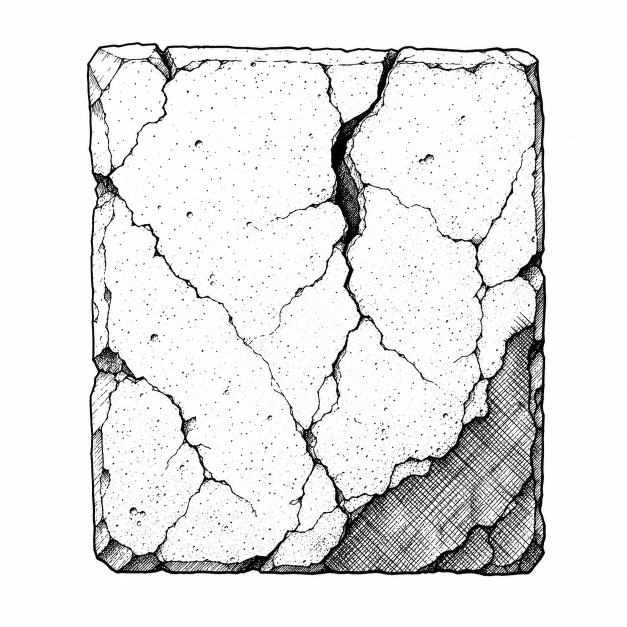
#> input picture examples/probe_cracked_stone_slab.png, 1254 x 1254 px (shown at 1/2 size)
$ python -i sprite_parts.py   (imports and definitions only)
#> lines starting #> are read from the running program, lines starting #| are printed output that depends on the picture; after the words box and inside, x2 and y2 are one past the last pixel; in counts of white or black regions, pixels touching at a corner belong together
### glyph_lab/ascii_glyph_renderer.py
from __future__ import annotations

from collections import Counter
from pathlib import Path
from typing import Any
import json

from PIL import Image

from .ascii_bridge import resolve_ascii_char
from .atlas import load_atlas_stamps
from .schema import CELL_SIZE, load_glyphs


DEFAULT_EDGE_ALIASES = {"─": "-", "│": "|"}
GATE_MODES = {"alpha", "black", "luminance", "border-difference", "sample-colors"}
INK_MODES = {"atlas", "solid", "sampled", "sampled-local", "threshold-sampled"}


# [284 lines left out: functions render_ascii_glyphs, image_gate_mask, write_gate_mask, _single_cell_size, _resolve_token, not called in this run]


def _load_json(path: str | Path) -> dict[str, Any]:
    with Path(path).open("r", encoding="utf-8") as handle:
        return json.load(handle)


# [200 lines left out: functions _load_sample_colors, _validate_include_boxes, _apply_include_boxes, _sample_rgb_grid, _sample_local_rgb_grid, _sample_threshold_rgb_grid and 3 more, not called in this run]


def _average_rgb(colors: list[tuple[int, int, int]]) -> tuple[int, int, int]:
    return tuple(int(round(sum(color[channel] for color in colors) / len(colors))) for channel in range(3))


def _median_rgb(colors: list[tuple[int, int, int]]) -> tuple[int, int, int]:
    return tuple(_median([color[channel] for color in colors]) for channel in range(3))


# [63 lines left out: functions _reduce_rgb_palette_grid, _bucket_to_split, _split_color_bucket, not called in this run]


def _bucket_ranges(bucket: list[tuple[tuple[int, int, int], int]]) -> tuple[int, int, int]:
    return tuple(max(color[channel] for color, _ in bucket) - min(color[channel] for color, _ in bucket) for channel in range(3))


def _weighted_average_rgb(bucket: list[tuple[tuple[int, int, int], int]]) -> tuple[int, int, int]:
    total = sum(count for _, count in bucket)
    return tuple(int(round(sum(color[channel] * count for color, count in bucket) / total)) for channel in range(3))


def _nearest_rgb(color: tuple[int, int, int], palette: list[tuple[int, int, int]]) -> tuple[int, int, int]:
    return min(palette, key=lambda palette_color: (_rgb_distance(color, palette_color), palette_color))


# [37 lines left out: functions _ink_rgb, _tint_stamp, _parse_hex_rgb, not called in this run]


def _rgb_to_hex(rgb: tuple[int, int, int]) -> str:
    return "#{:02x}{:02x}{:02x}".format(*rgb)


def _luminance(rgb: tuple[int, int, int]) -> int:
    red, green, blue = rgb
    return int(round(0.299 * red + 0.587 * green + 0.114 * blue))


def _rgb_distance(left: tuple[int, int, int], right: tuple[int, int, int]) -> float:
    return sum((int(a) - int(b)) ** 2 for a, b in zip(left, right)) ** 0.5


def _border_median_rgb(image: Image.Image) -> tuple[int, int, int]:
    pixels = image.load()
    samples: list[tuple[int, int, int]] = []
    for x in range(image.width):
        samples.append(pixels[x, 0][:3])
        samples.append(pixels[x, image.height - 1][:3])
    for y in range(image.height):
        samples.append(pixels[0, y][:3])
        samples.append(pixels[image.width - 1, y][:3])
    return tuple(_median([sample[channel] for sample in samples]) for channel in range(3))


def _median(values: list[int]) -> int:
    ordered = sorted(values)
    return int(ordered[len(ordered) // 2])


# [50 lines left out: functions _dilate_mask, _gate_summary, not called in this run]

### glyph_lab/foreground_mask.py
from __future__ import annotations

from pathlib import Path
from typing import Any

from PIL import Image

from .ascii_glyph_renderer import _border_median_rgb, _rgb_distance


FOREGROUND_MODES = {"auto", "alpha", "background", "none"}


def foreground_mask(
    image: Image.Image,
    grid_width: int,
    grid_height: int,
    *,
    mode: str = "auto",
    alpha_threshold: int = 1,
    background_threshold: int = 28,
) -> tuple[list[list[bool]], dict[str, Any]]:
    if mode not in FOREGROUND_MODES:
        raise ValueError(f"unknown foreground mode {mode!r}; expected one of {sorted(FOREGROUND_MODES)}")
    if grid_width <= 0 or grid_height <= 0:
        raise ValueError("foreground grid size must be positive")
    if not 0 <= alpha_threshold <= 255:
        raise ValueError("foreground alpha threshold must be between 0 and 255")
    if background_threshold < 0:
        raise ValueError("foreground background threshold must be non-negative")

    rgba = image.convert("RGBA")
    resolved_mode = _resolve_mode(rgba, mode)
    if resolved_mode == "none":
        mask = [[True for _ in range(grid_width)] for _ in range(grid_height)]
        return mask, _summary(resolved_mode, alpha_threshold, background_threshold, None, mask)
    if resolved_mode == "alpha":
        sampled = rgba.resize((grid_width, grid_height), Image.Resampling.BOX)
        pixels = sampled.load()
        mask = [[pixels[x, y][3] > alpha_threshold for x in range(grid_width)] for y in range(grid_height)]
        return mask, _summary(resolved_mode, alpha_threshold, background_threshold, None, mask)

    sampled = rgba.resize((grid_width, grid_height), Image.Resampling.BOX)
    background = _border_median_rgb(sampled)
    pixels = sampled.load()
    mask = [
        [_rgb_distance(pixels[x, y][:3], background) > background_threshold for x in range(grid_width)]
        for y in range(grid_height)
    ]
    return mask, _summary(resolved_mode, alpha_threshold, background_threshold, background, mask)


def write_foreground_mask(mask: list[list[bool]], output_path: str | Path, *, scale: int = 1) -> None:
    height = len(mask)
    width = len(mask[0]) if height else 0
    image = Image.new("L", (width, height), 0)
    pixels = image.load()
    for y, row in enumerate(mask):
        for x, value in enumerate(row):
            pixels[x, y] = 255 if value else 0
    if scale > 1:
        image = image.resize((image.width * scale, image.height * scale), Image.Resampling.NEAREST)
    output = Path(output_path)
    output.parent.mkdir(parents=True, exist_ok=True)
    image.save(output)


# [4 lines left out: function mask_and, not called in this run]


def _resolve_mode(image: Image.Image, requested: str) -> str:
    if requested != "auto":
        return requested
    alpha = image.getchannel("A")
    if alpha.getextrema()[0] < 255:
        return "alpha"
    return "background"


def _summary(
    mode: str,
    alpha_threshold: int,
    background_threshold: int,
    background: tuple[int, int, int] | None,
    mask: list[list[bool]],
) -> dict[str, Any]:
    kept = sum(1 for row in mask for value in row if value)
    total = sum(len(row) for row in mask)
    return {
        "mode": mode,
        "alpha_threshold": alpha_threshold,
        "background_threshold": background_threshold,
        "background_rgb": list(background) if background is not None else None,
        "kept_cells": kept,
        "blank_cells": total - kept,
    }

### glyph_lab/color_family_layers.py
from __future__ import annotations

from pathlib import Path
from typing import Any
import colorsys
import json

from PIL import Image, ImageDraw

from .ascii_bridge import resolve_ascii_char
from .ascii_glyph_renderer import _border_median_rgb, _luminance, _median, _rgb_distance, _tint_stamp
from .atlas import load_atlas_stamps
from .foreground_mask import foreground_mask, write_foreground_mask
from .schema import load_glyphs


DEFAULT_COLOR_FAMILIES = (
    "dark",
    "brown",
    "red",
    "orange",
    "gold",
    "lime",
    "green",
    "cyan",
    "blue",
    "violet",
    "pink",
    "skin",
    "gray",
    "highlight",
)
STACK_ORDER = (
    "skin",
    "brown",
    "orange",
    "red",
    "gold",
    "lime",
    "green",
    "cyan",
    "blue",
    "violet",
    "pink",
    "gray",
    "highlight",
    "dark",
)


# [146 lines left out: functions render_color_family_layers, parse_families, not called in this run]


def classify_color_family(
    rgb: tuple[int, int, int],
    *,
    background_rgb: tuple[int, int, int],
    background_threshold: int = 28,
) -> str | None:
    if _rgb_distance(rgb, background_rgb) <= background_threshold:
        return None
    luminance = _luminance(rgb)
    hue, saturation, value = _hsv(rgb)
    if luminance < 36 or (luminance < 58 and saturation < 0.25):
        return "dark"
    if saturation < 0.16:
        return "highlight" if luminance >= 195 and _rgb_distance(rgb, background_rgb) > background_threshold else "gray"
    if (hue <= 14 or hue >= 345) and saturation >= 0.28:
        return "red"
    if 14 < hue <= 38 and saturation >= 0.45 and 75 <= luminance < 166:
        return "orange"
    if 40 <= hue <= 58 and saturation >= 0.45 and luminance >= 120:
        return "gold"
    if 58 < hue < 75 and saturation >= 0.18:
        return "lime"
    if 75 <= hue < 165 and saturation >= 0.18:
        return "green"
    if 165 <= hue < 190 and saturation >= 0.18:
        return "cyan"
    if 190 <= hue <= 255 and saturation >= 0.18:
        return "blue"
    if 255 < hue <= 320 and saturation >= 0.18:
        return "violet"
    if 320 < hue < 345 and saturation >= 0.18:
        return "pink"
    if 15 <= hue <= 42 and 0.18 <= saturation <= 0.66 and luminance >= 150:
        return "skin"
    if 12 <= hue <= 58 and saturation >= 0.16:
        return "brown"
    if luminance >= 205 and value >= 0.72:
        return "highlight"
    if saturation < 0.24:
        return "gray"
    return None


# [150 lines left out: functions _family_grids, _render_color_grid_layer, _render_mask_layer, _average_family_rgb, _write_contact_sheet, _write_mask and 1 more, not called in this run]


def _mask_count(mask: list[list[bool]]) -> int:
    return sum(1 for row in mask for value in row if value)


def _median_rgb(colors: list[tuple[int, int, int]]) -> tuple[int, int, int]:
    return tuple(_median([color[channel] for color in colors]) for channel in range(3))


def _hex_rgb(rgb: tuple[int, int, int]) -> str:
    return "#{:02x}{:02x}{:02x}".format(*rgb)


def _hsv(rgb: tuple[int, int, int]) -> tuple[float, float, float]:
    red, green, blue = (channel / 255.0 for channel in rgb)
    hue, saturation, value = colorsys.rgb_to_hsv(red, green, blue)
    return hue * 360.0, saturation, value


# [15 lines left out: functions _source_span, _resolve_token, not called in this run]


def _load_json(path: str | Path) -> dict[str, Any]:
    with Path(path).open("r", encoding="utf-8") as handle:
        return json.load(handle)


# [4 lines left out: function _write_json, not called in this run]

### glyph_lab/sprite_parts.py
from __future__ import annotations

from pathlib import Path
from typing import Any
import json

from PIL import Image, ImageDraw

from .ascii_glyph_renderer import _border_median_rgb, _luminance, _median, _rgb_distance
from .color_family_layers import classify_color_family
from .foreground_mask import FOREGROUND_MODES, foreground_mask, write_foreground_mask


DEFAULT_PARTS = ("outline", "hair", "skin", "clothing", "leather", "metal", "gold", "highlight")
PART_STACK_ORDER = ("skin", "hair", "leather", "clothing", "metal", "gold", "highlight", "outline")
PART_COLORS = {
    "outline": (0, 0, 0),
    "hair": (92, 55, 25),
    "skin": (226, 163, 92),
    "clothing": (40, 72, 140),
    "leather": (112, 68, 28),
    "metal": (128, 138, 142),
    "gold": (210, 160, 45),
    "highlight": (235, 235, 225),
}


def classify_sprite_parts(
    image_path: str | Path,
    output_dir: str | Path,
    *,
    grid_width: int = 128,
    grid_height: int = 128,
    foreground_mode: str = "auto",
    foreground_alpha_threshold: int = 1,
    foreground_background_threshold: int = 28,
    background_threshold: int = 28,
    min_cell_coverage: float = 0.14,
    scale: int = 2,
) -> dict[str, Any]:
#> called with image_path = '../examples/probe_cracked_stone_slab.png', output_dir = 'out.png', grid_width = 128, grid_height = 128, foreground_mode = 'auto', foreground_alpha_threshold = 1, foreground_background_threshold = 28, background_threshold = 28
    if grid_width <= 0 or grid_height <= 0:
        raise ValueError("grid width and height must be positive")
    if foreground_mode not in FOREGROUND_MODES:
        raise ValueError(f"unknown foreground mode {foreground_mode!r}; expected one of {sorted(FOREGROUND_MODES)}")
    if not 0.0 < min_cell_coverage <= 1.0:
        raise ValueError("min cell coverage must be greater than 0 and at most 1")
    if scale < 1:
        raise ValueError("scale must be at least 1")

    output = Path(output_dir)
    masks_dir = output / "masks"
    color_dir = output / "colorized"
    composites_dir = output / "composites"
    for directory in (masks_dir, color_dir, composites_dir):
        directory.mkdir(parents=True, exist_ok=True)

    with Image.open(image_path) as source:
#> source is the input picture: PIL image 1254x1254 RGB; mean R, G, B 231.6, 231.6, 231.7
        source_image = source.convert("RGBA")
    sampled = source_image.resize((grid_width, grid_height), Image.Resampling.BOX)
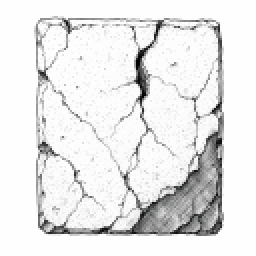
#> sampled: PIL image 128x128 RGBA (shown 2 times larger); mean R, G, B, A 231.5, 231.6, 231.6, 255
    background = _border_median_rgb(sampled)
#> after the loop in _border_median_rgb, `for x in range(image.width):`: samples = 256 items, first 6: (254, 254, 254), (254, 254, 254), (254, 254, 254), (254, 254, 254), (254, 254, 254), (254, 254, 254)
#> after the loop in _border_median_rgb, `for y in range(image.height):`: samples = 512 items, first 6: (254, 254, 254), (254, 254, 254), (254, 254, 254), (254, 254, 254), (254, 254, 254), (254, 254, 254)
#> in _median, `ordered = sorted(values)`: ordered = 512 values from 253 to 254
#> background = (254, 254, 254)
    foreground, foreground_summary = foreground_mask(
        source_image,
        grid_width,
        grid_height,
        mode=foreground_mode,
        alpha_threshold=foreground_alpha_threshold,
        background_threshold=foreground_background_threshold,
    )
#> in foreground_mask, `resolved_mode = _resolve_mode(rgba, mode)`: resolved_mode = 'background'
#> in foreground_mask, `background = _border_median_rgb(sampled)`: background = (254, 254, 254)
#> in foreground_mask, `mask = [ [_rgb_distance(pixels[x, y][:3], background) > background_thr..`: mask = 128 items
#> in _summary, `kept = sum(1 for row in mask for value in row if value)`: kept = 3695
#> in _summary, `total = sum(len(row) for row in mask)`: total = 16384
#> foreground = 128 items; foreground_summary = {'mode': 'background', 'alpha_threshold': 1, 'background_threshold': 28, 'background_rgb': [254, 254, 254], 'kept_cells': 3695, 'blank_cells': 12689}
    foreground_mask_path = masks_dir / "foreground_mask.png"
    write_foreground_mask(foreground, foreground_mask_path, scale=scale)
#> in write_foreground_mask, `height = len(mask)`: height = 128
#> the loop in write_foreground_mask, `for y, row in enumerate(mask):` made 128 passes
#> in write_foreground_mask, `image = image.resize((image.width * scale, image.height * scale), Imag..`:
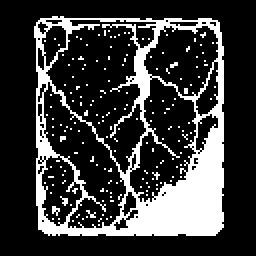
#> image: PIL image 256x256 L; 22.6% white; 175 white regions (164 under 20 px), largest, box (x1, y1, x2, y2) and area: (34, 16, 224, 236) 13636, (52, 206, 60, 216) 48, (60, 196, 68, 206) 40
    occupied_bbox = _mask_bbox(foreground)
#> in _mask_bbox, `points = [(x, y) for y, row in enumerate(mask) for x, value in enumera..`: points = 3695 pairs, first value 17 to 111, second value 8 to 117
#> in _mask_bbox, `xs = [point[0] for point in points]`: xs = 3695 values, max 111 at index 488, min 17 at index 231, mean 71.36
#> in _mask_bbox, `ys = [point[1] for point in points]`: ys = 3695 values from 8 to 117
#> occupied_bbox = (17, 8, 111, 117)

    family_grid = _sample_family_grid(
        source_image,
        grid_width,
        grid_height,
        foreground,
        background,
        background_threshold,
        min_cell_coverage,
        foreground_summary["mode"] != "alpha",
    )
#> the loop in _sample_family_grid, `for grid_y in range(grid_height):` made 128 passes
    part_grid = _classify_part_grid(family_grid, occupied_bbox)
#> the loop in _classify_part_grid, `for y, row in enumerate(family_grid):` made 128 passes
    masks = {
        part: [[part_grid[y][x]["part"] == part for x in range(grid_width)] for y in range(grid_height)]
        for part in DEFAULT_PARTS
    }

    layers = []
    rendered_layers: dict[str, Image.Image] = {}
    for part in DEFAULT_PARTS:
        mask = masks[part]
        mask_path = masks_dir / f"{part}_mask.png"
        color_path = color_dir / f"{part}_color.png"
        _write_mask(mask, mask_path, scale=scale)
        color_image = _render_part_layer(part_grid, part)
        rendered_layers[part] = color_image
        _save_scaled(color_image, color_path, scale)
        components = _connected_components(mask)
        layers.append(
            {
                "part": part,
                "cells": _mask_count(mask),
                "average_rgb": list(_average_part_rgb(part_grid, part)) if _average_part_rgb(part_grid, part) else None,
                "average_hex": _hex_rgb(_average_part_rgb(part_grid, part)),
                "mask": str(mask_path),
                "colorized_layer": str(color_path),
                "components": components,
            }
        )
#> this loop made 8 passes
#> pass 1, in _save_scaled, `image = image.resize((image.width * scale, image.height * scale), Imag..`:
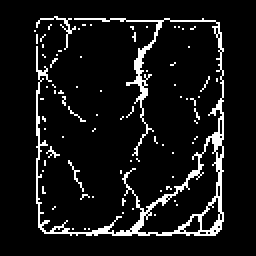
#> image: PIL image 256x256 L; 8.2% white; 78 white regions (62 under 20 px), largest, box (x1, y1, x2, y2) and area: (36, 18, 224, 236) 4336, (36, 16, 76, 50) 192, (68, 160, 84, 192) 84
#> pass 1, in classify_sprite_parts, `color_image = _render_part_layer(part_grid, part)`:
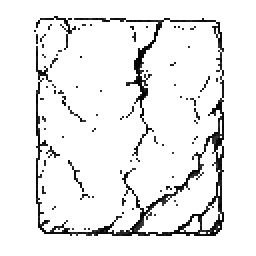
#> color_image: PIL image 128x128 RGBA (shown 2 times larger); mean R, G, B, A 236, 236, 236, 21; transparent parts drawn white
#> pass 1, in _save_scaled (call 2), `image = image.resize((image.width * scale, image.height * scale), Imag..`:
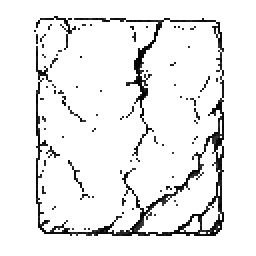
#> image: PIL image 256x256 RGBA; mean R, G, B, A 236, 236, 236, 21; transparent parts drawn white

    stack = Image.new("RGBA", (grid_width, grid_height), (255, 255, 255, 255))
#> stack: PIL image 128x128 RGBA; every value is 255
#> (the rest of the program and of its run is left out)
